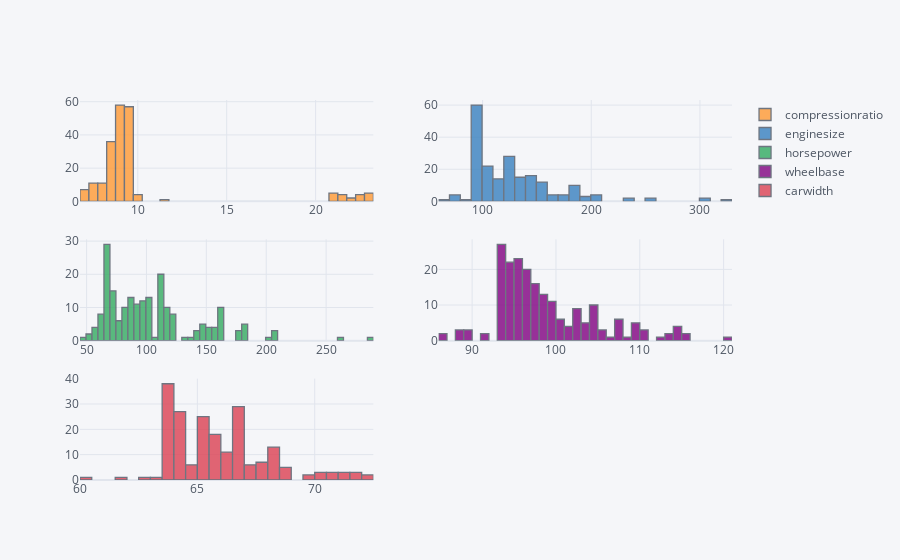

Notebook source saved alongside this figure:
### Code cell
df1[skew_cols.index].iplot(kind='histogram',subplots=True,bins=50)

### Figure 1 — Plotly figure (JSON) as saved in the notebook; plotly's stock layout.template omitted (floating-point values rounded to 4 significant figures; data arrays with more than 128 entries replaced by an {"elided": "..."} marker saying what was removed)
{"data": [{"histfunc": "count", "histnorm": "", "marker": {"color": "rgba(255, 153, 51, 1.0)", "line": {"color": "#4D5663", "width": 1.3}}, "name": "compressionratio", "nbinsx": 50, "opacity": 0.8, "orientation": "v", "type": "histogram", "x": {"elided": "205 float values"}, "xaxis": "x", "yaxis": "y"}, {"histfunc": "count", "histnorm": "", "marker": {"color": "rgba(55, 128, 191, 1.0)", "line": {"color": "#4D5663", "width": 1.3}}, "name": "enginesize", "nbinsx": 50, "opacity": 0.8, "orientation": "v", "type": "histogram", "x": {"elided": "205 int values"}, "xaxis": "x2", "yaxis": "y2"}, {"histfunc": "count", "histnorm": "", "marker": {"color": "rgba(50, 171, 96, 1.0)", "line": {"color": "#4D5663", "width": 1.3}}, "name": "horsepower", "nbinsx": 50, "opacity": 0.8, "orientation": "v", "type": "histogram", "x": {"elided": "205 int values"}, "xaxis": "x3", "yaxis": "y3"}, {"histfunc": "count", "histnorm": "", "marker": {"color": "rgba(128, 0, 128, 1.0)", "line": {"color": "#4D5663", "width": 1.3}}, "name": "wheelbase", "nbinsx": 50, "opacity": 0.8, "orientation": "v", "type": "histogram", "x": {"elided": "205 float values"}, "xaxis": "x4", "yaxis": "y4"}, {"histfunc": "count", "histnorm": "", "marker": {"color": "rgba(219, 64, 82, 1.0)", "line": {"color": "#4D5663", "width": 1.3}}, "name": "carwidth", "nbinsx": 50, "opacity": 0.8, "orientation": "v", "type": "histogram", "x": {"elided": "205 float values"}, "xaxis": "x5", "yaxis": "y5"}], "layout": {"barmode": "overlay", "legend": {"bgcolor": "#F5F6F9", "font": {"color": "#4D5663"}}, "paper_bgcolor": "#F5F6F9", "plot_bgcolor": "#F5F6F9", "title": {"font": {"color": "#4D5663"}}, "xaxis": {"anchor": "y", "domain": [0, 0.45], "gridcolor": "#E1E5ED", "showgrid": true, "tickfont": {"color": "#4D5663"}, "title": {"font": {"color": "#4D5663"}, "text": ""}, "zerolinecolor": "#E1E5ED"}, "xaxis2": {"anchor": "y2", "domain": [0.55, 1], "gridcolor": "#E1E5ED", "showgrid": true, "tickfont": {"color": "#4D5663"}, "title": {"font": {"color": "#4D5663"}, "text": ""}, "zerolinecolor": "#E1E5ED"}, "xaxis3": {"anchor": "y3", "domain": [0, 0.45], "gridcolor": "#E1E5ED", "showgrid": true, "tickfont": {"color": "#4D5663"}, "title": {"font": {"color": "#4D5663"}, "text": ""}, "zerolinecolor": "#E1E5ED"}, "xaxis4": {"anchor": "y4", "domain": [0.55, 1], "gridcolor": "#E1E5ED", "showgrid": true, "tickfont": {"color": "#4D5663"}, "title": {"font": {"color": "#4D5663"}, "text": ""}, "zerolinecolor": "#E1E5ED"}, "xaxis5": {"anchor": "y5", "domain": [0, 0.45], "gridcolor": "#E1E5ED", "showgrid": true, "tickfont": {"color": "#4D5663"}, "title": {"font": {"color": "#4D5663"}, "text": ""}, "zerolinecolor": "#E1E5ED"}, "yaxis": {"anchor": "x", "domain": [0.7333, 1], "gridcolor": "#E1E5ED", "showgrid": true, "tickfont": {"color": "#4D5663"}, "title": {"font": {"color": "#4D5663"}, "text": ""}, "zerolinecolor": "#E1E5ED"}, "yaxis2": {"anchor": "x2", "domain": [0.7333, 1], "gridcolor": "#E1E5ED", "showgrid": true, "tickfont": {"color": "#4D5663"}, "title": {"font": {"color": "#4D5663"}, "text": ""}, "zerolinecolor": "#E1E5ED"}, "yaxis3": {"anchor": "x3", "domain": [0.3667, 0.6333], "gridcolor": "#E1E5ED", "showgrid": true, "tickfont": {"color": "#4D5663"}, "title": {"font": {"color": "#4D5663"}, "text": ""}, "zerolinecolor": "#E1E5ED"}, "yaxis4": {"anchor": "x4", "domain": [0.3667, 0.6333], "gridcolor": "#E1E5ED", "showgrid": true, "tickfont": {"color": "#4D5663"}, "title": {"font": {"color": "#4D5663"}, "text": ""}, "zerolinecolor": "#E1E5ED"}, "yaxis5": {"anchor": "x5", "domain": [0, 0.2667], "gridcolor": "#E1E5ED", "showgrid": true, "tickfont": {"color": "#4D5663"}, "title": {"font": {"color": "#4D5663"}, "text": ""}, "zerolinecolor": "#E1E5ED"}}}
